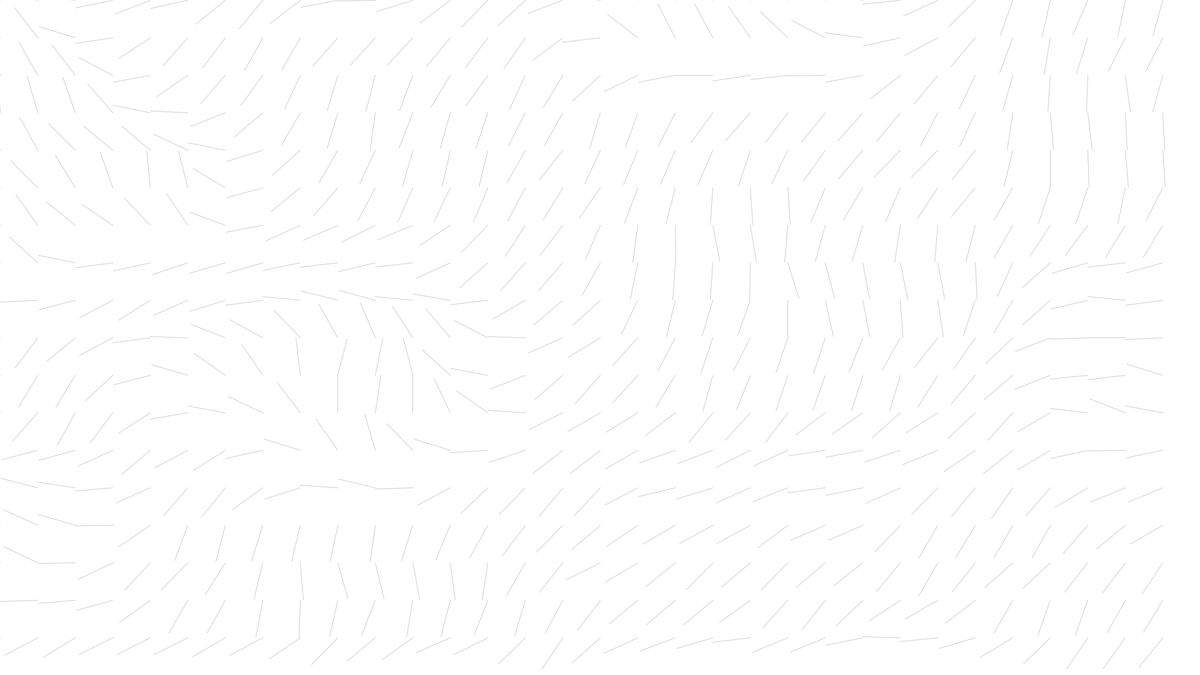
Frame 1 (no input)
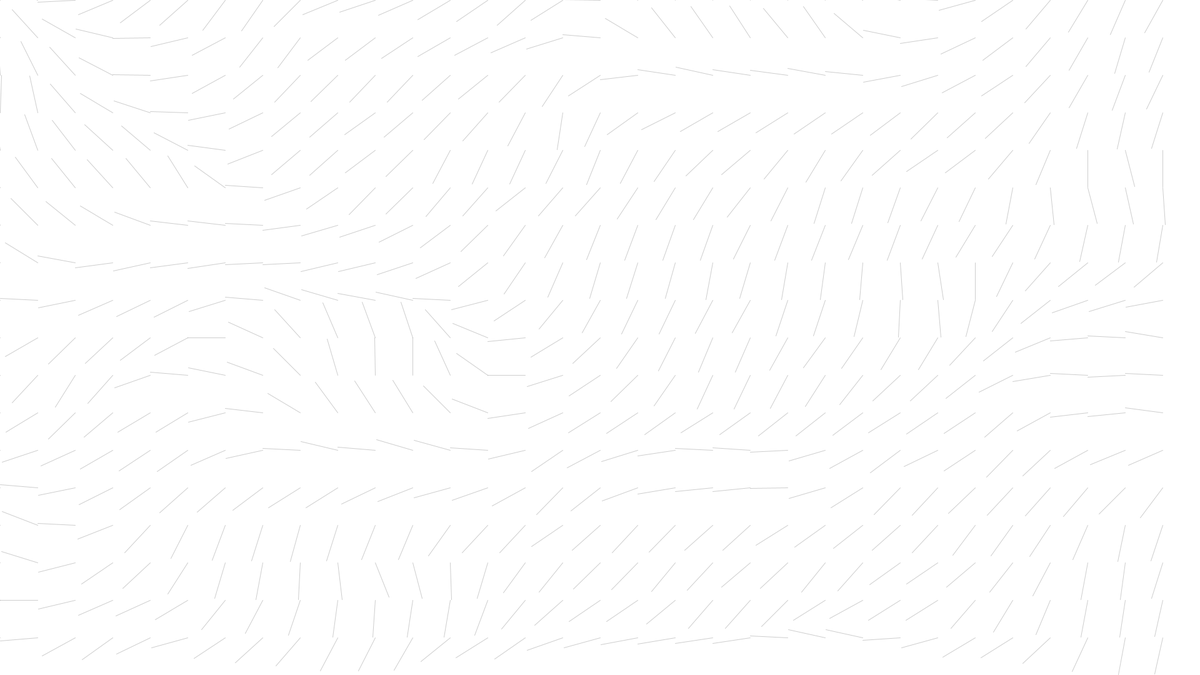
Frame 60 (the mouse pressed at the canvas centre just before this capture)
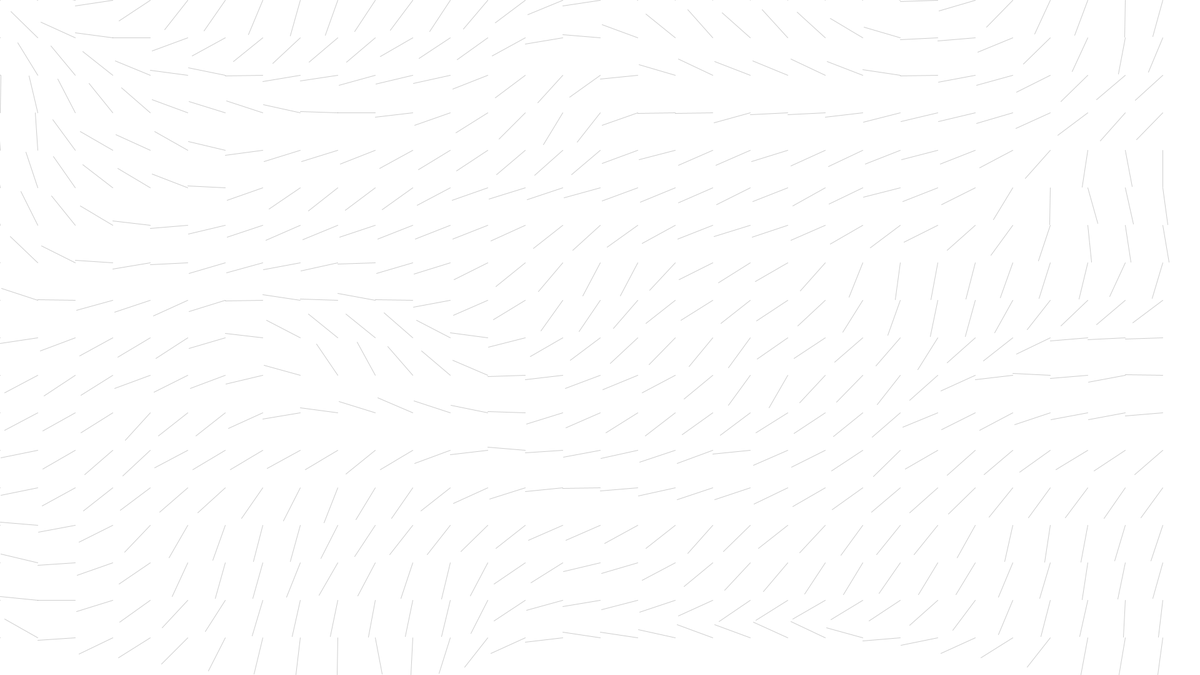
Frame 120 (the mouse held since frame 60 and released just before this capture)

The Processing sketch that drew these frames (run headless with seeded random() and noise(); from frame 60 on, the mouse is pressed at the canvas centre):

// Processing sketch: TEST
// ── TEST.pde

Flowfield ff;

void setup(){
 size(1920, 1080);

  ff = new Flowfield( 60, 0.1,0.2);
  
}



void draw(){
  
  ff.update(0.003);
  ff.make();
  ff.display();
 println(frameRate);

}

// ── FlowfieldObj.pde
//ETIENNE MONTENEGRO. 2018
//FLOWFIELD OBJECT BASED ON THE NATURE OF CODE FLOWFIELD EXAMPLE

class Flowfield {



  //DATA

  PVector [][] field;
  int rows, cols, res ;

  float  zoff, incX , incY , incZ;


  //CONSTRUCTOR

  Flowfield( int res, float incX , float incY) {

    this.res = res;
    cols = floor(width / res);
    rows = floor(height / res);
    field = new PVector[cols][rows];
    this.incX = incX;
    this.incY = incY;

  }





  //METHODS
  
  void update(float incZ){
   this.incZ = incZ;
     zoff+=incZ; 
  
  }
  
  void make() {
    
    
     float  xoff = 0;

    for ( int x = 0; x < cols; x ++ ) {

      float yoff = 0;
      for ( int y = 0; y < rows; y++ ) {

        float angle = map(noise(xoff, yoff, zoff), 0, 1, 0, TWO_PI) ;


        field[x][y] = new PVector(cos(angle), sin(angle));

       
        yoff += incY;
      }
      xoff += incX;

    }
  }

  void display() {
    background(255);

    for ( int x = 0; x < cols; x ++ ) {

      for ( int y = 0; y < rows; y++ ) {    


        //DRAW VECTOR
        pushMatrix();
        stroke(0, 50);
        translate(x*res, y*res);
        rotate(field[x][y].heading());
        line(0, 0, res, 0);
        popMatrix();
        ///////////////////////////////////////////
      }
    }
  }
  
  
  PVector lookup ( PVector lookup){ //CALL THIS IN VEHICULE CLASS METHOD FOLLOW
    int col = floor( constrain( lookup.x/res,0,cols-1));
    int row = floor( constrain( lookup.y/res,0,rows-1));
    return field[col][row].copy();
  
  
  }
}
